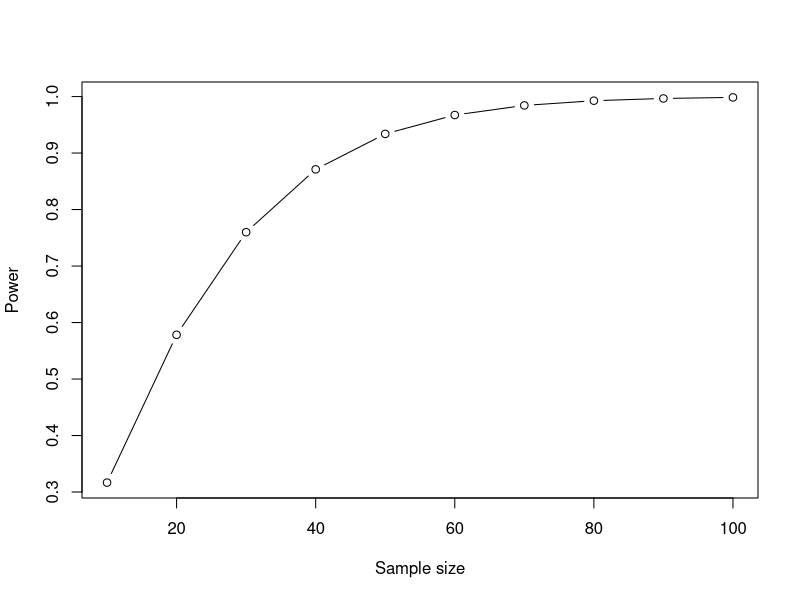

This chart was generated by the following R code:
# Vaje 9

# 1. naloga
library(pwr)
s = sqrt((15^2+17^2)/2)
pwr.t.test(d=-10/s,
           power=0.8,
           sig.level=0.05,
           type="two.sample",
           alternative="two.sided")

## a)
pwr.t.test(d=-10/s,
           power=0.75,
           sig.level=0.05,
           type="two.sample",
           alternative="two.sided")
# Če se sprijazni z nižjo močjo testa.
pwr.t.test(d=-10/s,
           power=0.75,
           sig.level=0.05,
           type="two.sample",
           alternative="less")

## b)
pwr.t.test(d=-10/s,
           n=30,
           sig.level=0.05,
           type="two.sample",
           alternative="two.sided")
# Moč je 0,66

## c)
pwr.t.test(d=-5/s,
           power=0.75,
           sig.level=0.05,
           type="two.sample",
           alternative="two.sided")
pwr.t.test(d=-10/s,
           power=0.75,
           sig.level=0.05,
           type="two.sample",
           alternative="two.sided")
pwr.t.test(d=-1/s,
           power=0.75,
           sig.level=0.05,
           type="two.sample",
           alternative="two.sided")
# Velikost učinka večja, manjši vzorec, manjša velikost učinka, večji vzorec

## d)
p<-pwr.t.test(d=.7,
           n=c(10,20,30,40,50,60,70,80,90,100),
           sig.level=.05,
           type="two.sample",
           alternative="two.sided")
plot(p$n,p$power,type="b",xlab="Sample size",ylab="Power")

# 2. naloga
prop.test(30,80,.5,alternative="two.sided",conf.level=.95)
# Lahko potrdimo, da je kovanec obtežen

# 3. naloga
p1<-rbinom(1,140,.6)
prop.test(p1,140,.5)

# 4. naloga
prop.test(c(40,25),c(50,50),alternative="two.sided")
